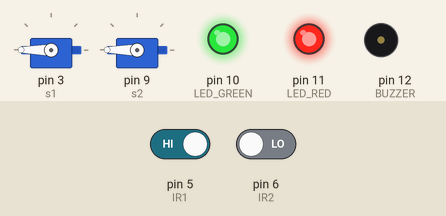
Recording of a sketch running on a simulated Arduino Uno, built with avr-gcc and run on an emulated ATmega328P. Shown: 2 × servo, output pins drawn as LEDs (lit = HIGH), buzzer (waves = sounding, pin HIGH). Inputs (shaded band) come from the test bench; at power-on: pin 5 (IR1) HIGH, pin 6 (IR2) LOW.

Above: at 1.2 s.
1.3 s: pin 5 (IR1) driven LOW
At 1.9 s:
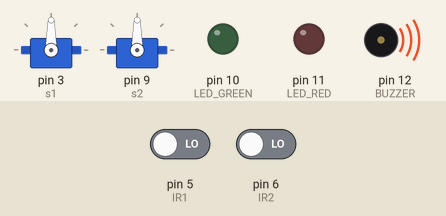
2.8 s: pin 5 (IR1) driven HIGH
At 3.1 s:
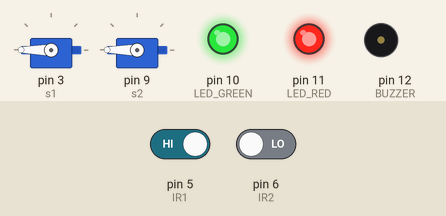
Timing chart, 0 to 5.8 s (numbered marks = the images above; inputs shaded):
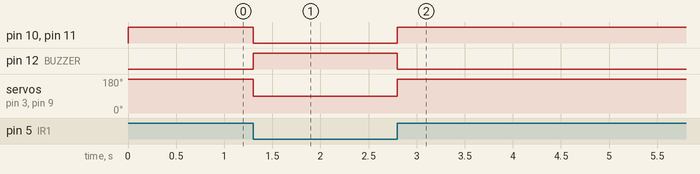

Measured:
- after the input at 1.3 s, pin 10 (LED_GREEN), pin 11 (LED_RED): HIGH → LOW at once; pin 12 (BUZZER): LOW → HIGH at once; servo on pin 3 (s1), servo on pin 9 (s2): 180° → 90° at once
- after the input at 2.8 s, pin 10 (LED_GREEN), pin 11 (LED_RED): LOW → HIGH at once; pin 12 (BUZZER): HIGH → LOW at once; servo on pin 3 (s1), servo on pin 9 (s2): 90° → 180° at once

The sketch:

railwaycr.ino
```cpp
#include <Servo.h>
Servo s1;
Servo s2;

void setup()
{
  s1.attach(3);//SERVO S1
  s2.attach(9);//SERVO S2
  pinMode(5,INPUT);//IR1
  pinMode(10,OUTPUT);//LED GREEN
  pinMode(11, OUTPUT);//LED RED
  pinMode(6,INPUT);//IR2
  pinMode(12, OUTPUT);//BUZZER
  Serial.begin(9600);
  digitalWrite(10, HIGH);//GREEN GLOW
  digitalWrite(11, LOW);//RED DOESNT GLOW
  s1.write(90
  );//S1 ROTATES 180 DEGREE
  s2.write(90);//S2 ROTATES 180 DEGREE
}
void loop()
{
  if (digitalRead(5) == LOW)
  {
    s1.write(90);//S1 ROTATES 90 DEGREES
    s2.write(90);//S2 ROTATES 90 DEGREES
    digitalWrite(10, LOW);//GREEN DOES DARK
    digitalWrite(11, LOW);//RED GLOWS
    digitalWrite(12, HIGH);//BUZZER ON
    delay(0);
  }
  else if (digitalRead(6) == LOW)
  {
    s1.write(180);//S1 ROTATES 180 DEGREE
    s2.write(180);//S2 ROTATES 180 DEGREE
    digitalWrite(10, HIGH);//GREEN GLOWS
    digitalWrite(11, HIGH);//RED DARK
    digitalWrite(12, LOW);//BUZZER OFF
    delay(0);
  }
}
```
